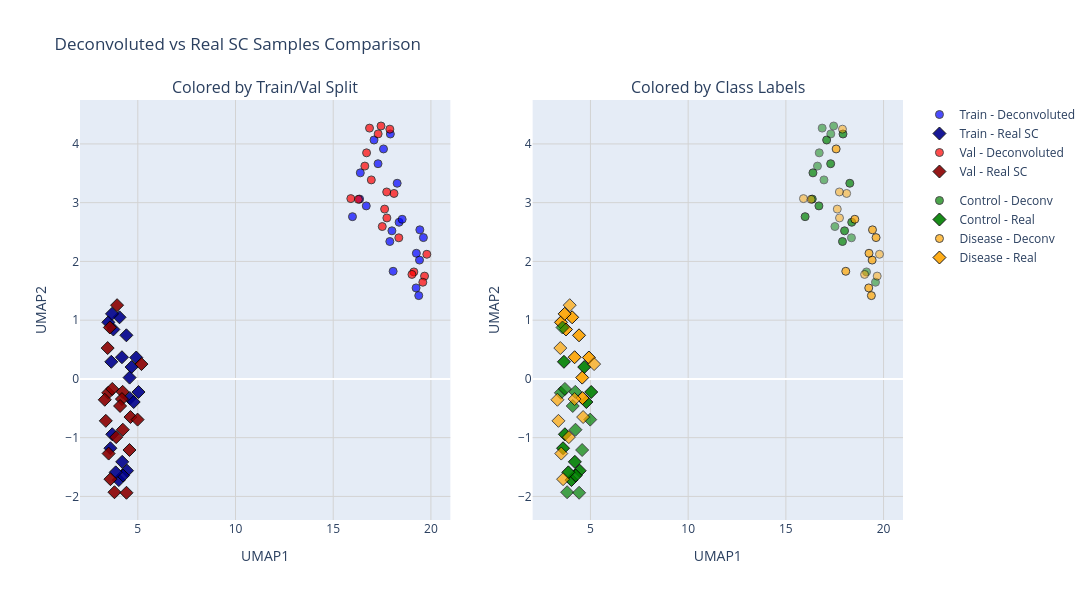

The code cell stored with this chart in its notebook:
### Code cell
# After training both GMVAE and BulkEncoder
result = pipeline.visualize_deconvolution_comparison(
    save_path="deconvolution_comparison.png",
    max_samples_per_split=20,  # Adjust as needed
    dim_reduction_method="UMAP"
)

### Figure 1 — Plotly figure (JSON) as saved in the notebook; plotly's stock layout.template omitted (floating-point values rounded to 4 significant figures)
{"data": [{"hovertemplate": "%{text}<br>PC1: %{x:.2f}<br>PC2: %{y:.2f}<extra></extra>", "legendgroup": "split", "marker": {"color": "blue", "line": {"color": "black", "width": 1}, "opacity": 0.7, "size": 8, "symbol": "circle"}, "mode": "markers", "name": "Train - Deconvoluted", "showlegend": true, "text": ["Donor: donor_58", "Donor: donor_128", "Donor: donor_87", "Donor: donor_37", "Donor: donor_199", "Donor: donor_72", "Donor: donor_154", "Donor: donor_56", "Donor: donor_78", "Donor: donor_156", "Donor: donor_132", "Donor: donor_127", "Donor: donor_94", "Donor: donor_92", "Donor: donor_112", "Donor: donor_17", "Donor: donor_122", "Donor: donor_123", "Donor: donor_133", "Donor: donor_177"], "type": "scatter", "x": [18.37, 19.24, 17.9, 16.35, 17.09, 17.29, 19.38, 16.39, 19.42, 18.53, 19.43, 17.92, 15.99, 18.0, 19.25, 18.27, 16.69, 19.62, 17.57, 18.07], "xaxis": "x", "y": [2.666, 1.549, 2.339, 3.061, 4.067, 3.663, 1.418, 3.508, 2.023, 2.718, 2.538, 4.169, 2.762, 2.521, 2.139, 3.331, 2.945, 2.406, 3.915, 1.832], "yaxis": "y"}, {"hovertemplate": "%{text}<br>PC1: %{x:.2f}<br>PC2: %{y:.2f}<extra></extra>", "legendgroup": "split", "marker": {"color": "darkblue", "line": {"color": "black", "width": 1}, "opacity": 0.9, "size": 10, "symbol": "diamond"}, "mode": "markers", "name": "Train - Real SC", "showlegend": true, "text": ["Donor: donor_58", "Donor: donor_128", "Donor: donor_87", "Donor: donor_37", "Donor: donor_199", "Donor: donor_72", "Donor: donor_154", "Donor: donor_56", "Donor: donor_78", "Donor: donor_156", "Donor: donor_132", "Donor: donor_127", "Donor: donor_94", "Donor: donor_92", "Donor: donor_112", "Donor: donor_17", "Donor: donor_122", "Donor: donor_123", "Donor: donor_133", "Donor: donor_177"], "type": "scatter", "x": [4.027, 3.492, 3.598, 4.201, 3.692, 4.68, 4.594, 5.037, 4.064, 4.416, 4.189, 4.79, 4.447, 4.245, 4.579, 3.643, 3.868, 4.92, 3.748, 3.68], "xaxis": "x", "y": [-1.722, 0.9637, -1.18, -1.412, -0.9422, 0.2022, -0.3273, -0.2228, 1.049, 0.7425, 0.3691, -0.3932, -1.563, -1.645, 0.02205, 0.2914, -1.591, 0.3644, 0.8418, 1.107], "yaxis": "y"}, {"hovertemplate": "%{text}<br>PC1: %{x:.2f}<br>PC2: %{y:.2f}<extra></extra>", "legendgroup": "split", "marker": {"color": "red", "line": {"color": "black", "width": 1}, "opacity": 0.7, "size": 8, "symbol": "circle"}, "mode": "markers", "name": "Val - Deconvoluted", "showlegend": true, "text": ["Donor: donor_9", "Donor: donor_15", "Donor: donor_27", "Donor: donor_35", "Donor: donor_42", "Donor: donor_45", "Donor: donor_54", "Donor: donor_84", "Donor: donor_85", "Donor: donor_89", "Donor: donor_103", "Donor: donor_106", "Donor: donor_110", "Donor: donor_114", "Donor: donor_130", "Donor: donor_145", "Donor: donor_147", "Donor: donor_164", "Donor: donor_175", "Donor: donor_194"], "type": "scatter", "x": [16.95, 19.13, 17.51, 19.79, 16.62, 16.86, 19.67, 17.45, 18.36, 17.63, 16.71, 15.9, 18.11, 17.75, 19.03, 19.59, 16.29, 17.74, 17.3, 17.9], "xaxis": "x", "y": [3.388, 1.821, 2.594, 2.122, 3.623, 4.269, 1.75, 4.305, 2.402, 2.891, 3.848, 3.069, 3.157, 2.74, 1.779, 1.646, 3.056, 3.182, 4.171, 4.251], "yaxis": "y"}, {"hovertemplate": "%{text}<br>PC1: %{x:.2f}<br>PC2: %{y:.2f}<extra></extra>", "legendgroup": "split", "marker": {"color": "darkred", "line": {"color": "black", "width": 1}, "opacity": 0.9, "size": 10, "symbol": "diamond"}, "mode": "markers", "name": "Val - Real SC", "showlegend": true, "text": ["Donor: donor_9", "Donor: donor_15", "Donor: donor_27", "Donor: donor_35", "Donor: donor_42", "Donor: donor_45", "Donor: donor_54", "Donor: donor_84", "Donor: donor_85", "Donor: donor_89", "Donor: donor_103", "Donor: donor_106", "Donor: donor_110", "Donor: donor_114", "Donor: donor_130", "Donor: donor_145", "Donor: donor_147", "Donor: donor_164", "Donor: donor_175", "Donor: donor_194"], "type": "scatter", "x": [4.234, 3.485, 3.693, 3.893, 3.57, 4.223, 3.599, 4.574, 3.805, 5.187, 4.419, 3.309, 4.188, 4.625, 3.457, 4.988, 3.361, 3.939, 4.093, 3.507], "xaxis": "x", "y": [-0.8649, -0.237, -0.1707, -0.991, 0.8754, -0.2199, -1.707, -1.21, -1.929, 0.2525, -1.938, -0.3549, -0.3427, -0.6489, 0.5253, -0.6929, -0.7137, 1.255, -0.4609, -1.271], "yaxis": "y"}, {"hovertemplate": "%{text}<br>PC1: %{x:.2f}<br>PC2: %{y:.2f}<extra></extra>", "legendgroup": "class", "marker": {"color": "green", "line": {"color": "black", "width": 1}, "opacity": 0.7, "size": 8, "symbol": "circle"}, "mode": "markers", "name": "Control - Deconv", "showlegend": true, "text": ["Donor: donor_58, Class: Control", "Donor: donor_87, Class: Control", "Donor: donor_37, Class: Control", "Donor: donor_199, Class: Control", "Donor: donor_72, Class: Control", "Donor: donor_56, Class: Control", "Donor: donor_127, Class: Control", "Donor: donor_94, Class: Control", "Donor: donor_92, Class: Control", "Donor: donor_17, Class: Control", "Donor: donor_122, Class: Control"], "type": "scatter", "x": [18.37, 17.9, 16.35, 17.09, 17.29, 16.39, 17.92, 15.99, 18.0, 18.27, 16.69], "xaxis": "x2", "y": [2.666, 2.339, 3.061, 4.067, 3.663, 3.508, 4.169, 2.762, 2.521, 3.331, 2.945], "yaxis": "y2"}, {"hovertemplate": "%{text}<br>PC1: %{x:.2f}<br>PC2: %{y:.2f}<extra></extra>", "legendgroup": "class", "marker": {"color": "green", "line": {"color": "black", "width": 1}, "opacity": 0.9, "size": 10, "symbol": "diamond"}, "mode": "markers", "name": "Control - Real", "showlegend": true, "text": ["Donor: donor_58, Class: Control", "Donor: donor_87, Class: Control", "Donor: donor_37, Class: Control", "Donor: donor_199, Class: Control", "Donor: donor_72, Class: Control", "Donor: donor_56, Class: Control", "Donor: donor_127, Class: Control", "Donor: donor_94, Class: Control", "Donor: donor_92, Class: Control", "Donor: donor_17, Class: Control", "Donor: donor_122, Class: Control"], "type": "scatter", "x": [4.027, 3.598, 4.201, 3.692, 4.68, 5.037, 4.79, 4.447, 4.245, 3.643, 3.868], "xaxis": "x2", "y": [-1.722, -1.18, -1.412, -0.9422, 0.2022, -0.2228, -0.3932, -1.563, -1.645, 0.2914, -1.591], "yaxis": "y2"}, {"hovertemplate": "%{text}<br>PC1: %{x:.2f}<br>PC2: %{y:.2f}<extra></extra>", "legendgroup": "class", "marker": {"color": "orange", "line": {"color": "black", "width": 1}, "opacity": 0.7, "size": 8, "symbol": "circle"}, "mode": "markers", "name": "Disease - Deconv", "showlegend": true, "text": ["Donor: donor_128, Class: Disease", "Donor: donor_154, Class: Disease", "Donor: donor_78, Class: Disease", "Donor: donor_156, Class: Disease", "Donor: donor_132, Class: Disease", "Donor: donor_112, Class: Disease", "Donor: donor_123, Class: Disease", "Donor: donor_133, Class: Disease", "Donor: donor_177, Class: Disease"], "type": "scatter", "x": [19.24, 19.38, 19.42, 18.53, 19.43, 19.25, 19.62, 17.57, 18.07], "xaxis": "x2", "y": [1.549, 1.418, 2.023, 2.718, 2.538, 2.139, 2.406, 3.915, 1.832], "yaxis": "y2"}, {"hovertemplate": "%{text}<br>PC1: %{x:.2f}<br>PC2: %{y:.2f}<extra></extra>", "legendgroup": "class", "marker": {"color": "orange", "line": {"color": "black", "width": 1}, "opacity": 0.9, "size": 10, "symbol": "diamond"}, "mode": "markers", "name": "Disease - Real", "showlegend": true, "text": ["Donor: donor_128, Class: Disease", "Donor: donor_154, Class: Disease", "Donor: donor_78, Class: Disease", "Donor: donor_156, Class: Disease", "Donor: donor_132, Class: Disease", "Donor: donor_112, Class: Disease", "Donor: donor_123, Class: Disease", "Donor: donor_133, Class: Disease", "Donor: donor_177, Class: Disease"], "type": "scatter", "x": [3.492, 4.594, 4.064, 4.416, 4.189, 4.579, 4.92, 3.748, 3.68], "xaxis": "x2", "y": [0.9637, -0.3273, 1.049, 0.7425, 0.3691, 0.02205, 0.3644, 0.8418, 1.107], "yaxis": "y2"}, {"hovertemplate": "%{text}<br>PC1: %{x:.2f}<br>PC2: %{y:.2f}<extra></extra>", "legendgroup": "class", "marker": {"color": "green", "line": {"color": "black", "width": 1}, "opacity": 0.5, "size": 8, "symbol": "circle"}, "mode": "markers", "name": "Control - Deconv", "showlegend": false, "text": ["Donor: donor_9, Class: Control (Val)", "Donor: donor_15, Class: Control (Val)", "Donor: donor_27, Class: Control (Val)", "Donor: donor_42, Class: Control (Val)", "Donor: donor_45, Class: Control (Val)", "Donor: donor_84, Class: Control (Val)", "Donor: donor_85, Class: Control (Val)", "Donor: donor_103, Class: Control (Val)", "Donor: donor_145, Class: Control (Val)", "Donor: donor_175, Class: Control (Val)"], "type": "scatter", "x": [16.95, 19.13, 17.51, 16.62, 16.86, 17.45, 18.36, 16.71, 19.59, 17.3], "xaxis": "x2", "y": [3.388, 1.821, 2.594, 3.623, 4.269, 4.305, 2.402, 3.848, 1.646, 4.171], "yaxis": "y2"}, {"hovertemplate": "%{text}<br>PC1: %{x:.2f}<br>PC2: %{y:.2f}<extra></extra>", "legendgroup": "class", "marker": {"color": "green", "line": {"color": "black", "width": 1}, "opacity": 0.7, "size": 10, "symbol": "diamond"}, "mode": "markers", "name": "Control - Real", "showlegend": false, "text": ["Donor: donor_9, Class: Control (Val)", "Donor: donor_15, Class: Control (Val)", "Donor: donor_27, Class: Control (Val)", "Donor: donor_42, Class: Control (Val)", "Donor: donor_45, Class: Control (Val)", "Donor: donor_84, Class: Control (Val)", "Donor: donor_85, Class: Control (Val)", "Donor: donor_103, Class: Control (Val)", "Donor: donor_145, Class: Control (Val)", "Donor: donor_175, Class: Control (Val)"], "type": "scatter", "x": [4.234, 3.485, 3.693, 3.57, 4.223, 4.574, 3.805, 4.419, 4.988, 4.093], "xaxis": "x2", "y": [-0.8649, -0.237, -0.1707, 0.8754, -0.2199, -1.21, -1.929, -1.938, -0.6929, -0.4609], "yaxis": "y2"}, {"hovertemplate": "%{text}<br>PC1: %{x:.2f}<br>PC2: %{y:.2f}<extra></extra>", "legendgroup": "class", "marker": {"color": "orange", "line": {"color": "black", "width": 1}, "opacity": 0.5, "size": 8, "symbol": "circle"}, "mode": "markers", "name": "Disease - Deconv", "showlegend": false, "text": ["Donor: donor_35, Class: Disease (Val)", "Donor: donor_54, Class: Disease (Val)", "Donor: donor_89, Class: Disease (Val)", "Donor: donor_106, Class: Disease (Val)", "Donor: donor_110, Class: Disease (Val)", "Donor: donor_114, Class: Disease (Val)", "Donor: donor_130, Class: Disease (Val)", "Donor: donor_147, Class: Disease (Val)", "Donor: donor_164, Class: Disease (Val)", "Donor: donor_194, Class: Disease (Val)"], "type": "scatter", "x": [19.79, 19.67, 17.63, 15.9, 18.11, 17.75, 19.03, 16.29, 17.74, 17.9], "xaxis": "x2", "y": [2.122, 1.75, 2.891, 3.069, 3.157, 2.74, 1.779, 3.056, 3.182, 4.251], "yaxis": "y2"}, {"hovertemplate": "%{text}<br>PC1: %{x:.2f}<br>PC2: %{y:.2f}<extra></extra>", "legendgroup": "class", "marker": {"color": "orange", "line": {"color": "black", "width": 1}, "opacity": 0.7, "size": 10, "symbol": "diamond"}, "mode": "markers", "name": "Disease - Real", "showlegend": false, "text": ["Donor: donor_35, Class: Disease (Val)", "Donor: donor_54, Class: Disease (Val)", "Donor: donor_89, Class: Disease (Val)", "Donor: donor_106, Class: Disease (Val)", "Donor: donor_110, Class: Disease (Val)", "Donor: donor_114, Class: Disease (Val)", "Donor: donor_130, Class: Disease (Val)", "Donor: donor_147, Class: Disease (Val)", "Donor: donor_164, Class: Disease (Val)", "Donor: donor_194, Class: Disease (Val)"], "type": "scatter", "x": [3.893, 3.599, 5.187, 3.309, 4.188, 4.625, 3.457, 3.361, 3.939, 3.507], "xaxis": "x2", "y": [-0.991, -1.707, 0.2525, -0.3549, -0.3427, -0.6489, 0.5253, -0.7137, 1.255, -1.271], "yaxis": "y2"}], "layout": {"annotations": [{"font": {"size": 16}, "showarrow": false, "text": "Colored by Train/Val Split", "x": 0.225, "xanchor": "center", "xref": "paper", "y": 1, "yanchor": "bottom", "yref": "paper"}, {"font": {"size": 16}, "showarrow": false, "text": "Colored by Class Labels", "x": 0.775, "xanchor": "center", "xref": "paper", "y": 1, "yanchor": "bottom", "yref": "paper"}], "height": 600, "legend": {"orientation": "v", "x": 1.02, "xanchor": "left", "y": 1, "yanchor": "top"}, "showlegend": true, "title": {"text": "Deconvoluted vs Real SC Samples Comparison"}, "width": 1600, "xaxis": {"anchor": "y", "domain": [0, 0.45], "gridcolor": "lightgray", "gridwidth": 1, "showgrid": true, "title": {"text": "UMAP1"}}, "xaxis2": {"anchor": "y2", "domain": [0.55, 1], "gridcolor": "lightgray", "gridwidth": 1, "showgrid": true, "title": {"text": "UMAP1"}}, "yaxis": {"anchor": "x", "domain": [0, 1], "gridcolor": "lightgray", "gridwidth": 1, "showgrid": true, "title": {"text": "UMAP2"}}, "yaxis2": {"anchor": "x2", "domain": [0, 1], "gridcolor": "lightgray", "gridwidth": 1, "showgrid": true, "title": {"text": "UMAP2"}}}}
